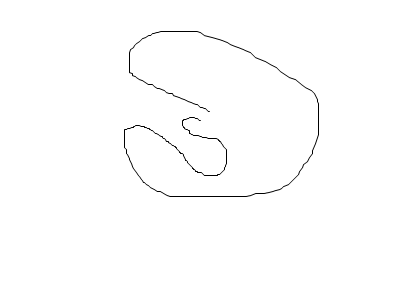
%> input picture Python/DeepLearning/WSI/XML_Process/BOPointInPolygon/2.png, 420 x 287 px
$ octave temo.m   (GNU Octave 9; MATLAB toolbox functions it lacks are replaced by stand-ins)
%> lines starting %> are read from the running program, lines starting %| are printed output that depends on the picture; in (x1, y1, x2, y2) boxes, pixels count from 0 and x2, y2 are one past the last pixel; in counts of white or black regions, pixels touching at a corner belong together; the program's own positions count from 1
%   AUTHOR:
%       Boguslaw Obara, http://boguslawobara.net/
%% Create a polygon
clear;clc;
img = imread('./2.png');
%> img is the input picture: size 287x420x3 uint8; min 0, max 255, mean 253.3
img = im2bw(img);
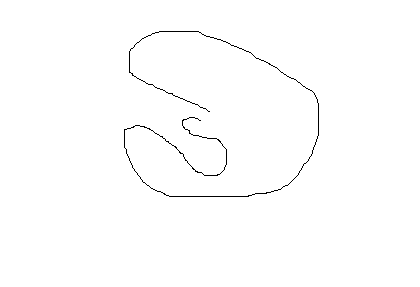
%> img: size 287x420 logical; 99.3% white; black in thin lines or dots, all inside (x1, y1, x2, y2) = (124, 31, 319, 197)
img = 1-img;
P = bwboundaries(img);
%> P = 1 boundary; box (x1, y1, x2, y2) and points: (124, 31, 319, 197) 1557

PP = P{1};
%> PP = 1557 rows, first 12: [130 125; 130 126; 130 127; 129 128; 129 129; 129 130; 129 131; 128 132; 128 133; 127 134; 127 135; 126 136]
%% Plot
plot(PP(:,1),PP(:,2),'-bs'); hold on
%% Query
q = PP(10,:);
%> q = [127 134]
plot(q(:,1),q(:,2),'r*');hold on
%> after `plot(q(:,1),q(:,2),'r*')`:
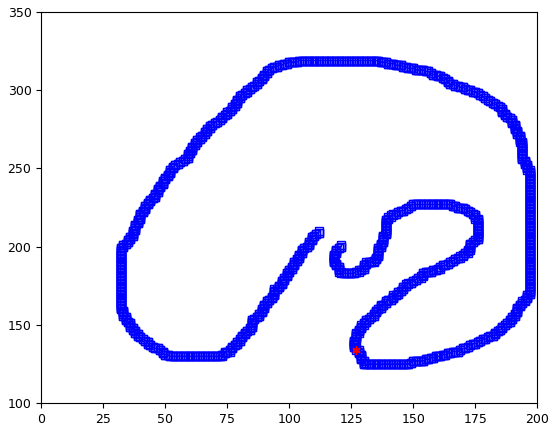
%> figure redrawn from the program's plot data
%> (the run ends here)
